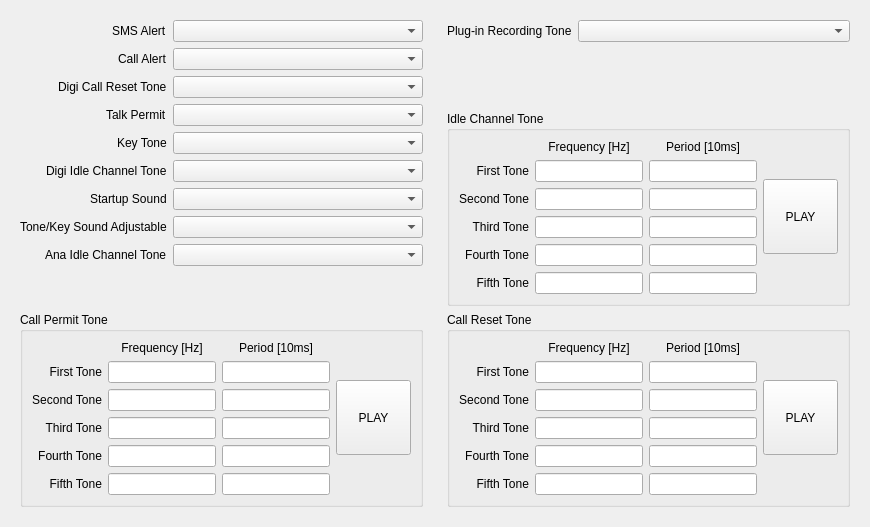
     <widget class="QWidget" name="alertToneTab">
      <attribute name="title">
       <string>Alert Tone</string>
      </attribute>
      <layout class="QHBoxLayout" name="horizontalLayout_19">
       <item>
        <widget class="QWidget" name="widget_7" native="true">
         <layout class="QVBoxLayout" name="verticalLayout_6">
          <item>
           <layout class="QFormLayout" name="formLayout_15">
            <property name="labelAlignment">
             <set>Qt::AlignmentFlag::AlignRight|Qt::AlignmentFlag::AlignTrailing|Qt::AlignmentFlag::AlignVCenter</set>
            </property>
            <item row="0" column="0">
             <widget class="QLabel" name="label_147">
              <property name="text">
               <string>SMS Alert</string>
              </property>
             </widget>
            </item>
            <item row="0" column="1">
             <widget class="QComboBox" name="smsAlertCmbx"/>
            </item>
            <item row="1" column="0">
             <widget class="QLabel" name="label_148">
              <property name="text">
               <string>Call Alert</string>
              </property>
             </widget>
            </item>
            <item row="2" column="0">
             <widget class="QLabel" name="label_149">
              <property name="text">
               <string>Digi Call Reset Tone</string>
              </property>
             </widget>
            </item>
            <item row="3" column="0">
             <widget class="QLabel" name="label_150">
              <property name="text">
               <string>Talk Permit</string>
              </property>
             </widget>
            </item>
            <item row="4" column="0">
             <widget class="QLabel" name="label_151">
              <property name="text">
               <string>Key Tone</string>
              </property>
             </widget>
            </item>
            <item row="5" column="0">
             <widget class="QLabel" name="label_152">
              <property name="text">
               <string>Digi Idle Channel Tone</string>
              </property>
             </widget>
            </item>
            <item row="6" column="0">
             <widget class="QLabel" name="label_153">
              <property name="text">
               <string>Startup Sound</string>
              </property>
             </widget>
            </item>
            <item row="7" column="0">
             <widget class="QLabel" name="label_154">
              <property name="text">
               <string>Tone/Key Sound Adjustable</string>
              </property>
             </widget>
            </item>
            <item row="8" column="0">
             <widget class="QLabel" name="label_155">
              <property name="text">
               <string>Ana Idle Channel Tone</string>
              </property>
             </widget>
            </item>
            <item row="1" column="1">
             <widget class="QComboBox" name="callAlertCmbx"/>
            </item>
            <item row="2" column="1">
             <widget class="QComboBox" name="digiCallResetToneCmbx"/>
            </item>
            <item row="3" column="1">
             <widget class="QComboBox" name="talkPermitCmbx"/>
            </item>
            <item row="4" column="1">
             <widget class="QComboBox" name="keyToneCmbx"/>
            </item>
            <item row="5" column="1">
             <widget class="QComboBox" name="digiIdleChannelToneCmbx"/>
            </item>
            <item row="6" column="1">
             <widget class="QComboBox" name="startupSoundCmbx"/>
            </item>
            <item row="7" column="1">
             <widget class="QComboBox" name="toneKeySoundAdjustableCmbx"/>
            </item>
            <item row="8" column="1">
             <widget class="QComboBox" name="analogIdleChannelToneCmbx"/>
            </item>
           </layout>
          </item>
          <item>
           <spacer name="verticalSpacer_6">
            <property name="orientation">
             <enum>Qt::Orientation::Vertical</enum>
            </property>
            <property name="sizeHint" stdset="0">
             <size>
              <width>20</width>
              <height>40</height>
             </size>
            </property>
           </spacer>
          </item>
          <item>
           <widget class="QGroupBox" name="groupBox_7">
            <property name="title">
             <string>Call Permit Tone</string>
            </property>
            <layout class="QHBoxLayout" name="horizontalLayout_22">
             <item>
              <layout class="QGridLayout" name="gridLayout_5">
               <item row="4" column="0">
                <widget class="QLabel" name="label_140">
                 <property name="text">
                  <string>Fourth Tone</string>
                 </property>
                 <property name="alignment">
                  <set>Qt::AlignmentFlag::AlignRight|Qt::AlignmentFlag::AlignTrailing|Qt::AlignmentFlag::AlignVCenter</set>
                 </property>
                </widget>
               </item>
               <item row="2" column="0">
                <widget class="QLabel" name="label_141">
                 <property name="text">
                  <string>Second Tone</string>
                 </property>
                 <property name="alignment">
                  <set>Qt::AlignmentFlag::AlignRight|Qt::AlignmentFlag::AlignTrailing|Qt::AlignmentFlag::AlignVCenter</set>
                 </property>
                </widget>
               </item>
               <item row="2" column="2">
                <widget class="QLineEdit" name="callPermitSecondToneFreqTxt">
                 <property name="alignment">
                  <set>Qt::AlignmentFlag::AlignCenter</set>
                 </property>
                </widget>
               </item>
               <item row="0" column="3">
                <widget class="QLabel" name="label_142">
                 <property name="text">
                  <string>Period [10ms]</string>
                 </property>
                 <property name="alignment">
                  <set>Qt::AlignmentFlag::AlignCenter</set>
                 </property>
                </widget>
               </item>
               <item row="1" column="0">
                <widget class="QLabel" name="label_143">
                 <property name="text">
                  <string>First Tone</string>
                 </property>
                 <property name="alignment">
                  <set>Qt::AlignmentFlag::AlignRight|Qt::AlignmentFlag::AlignTrailing|Qt::AlignmentFlag::AlignVCenter</set>
                 </property>
                </widget>
               </item>
               <item row="5" column="0">
                <widget class="QLabel" name="label_144">
                 <property name="text">
                  <string>Fifth Tone</string>
                 </property>
                 <property name="alignment">
                  <set>Qt::AlignmentFlag::AlignRight|Qt::AlignmentFlag::AlignTrailing|Qt::AlignmentFlag::AlignVCenter</set>
                 </property>
                </widget>
               </item>
               <item row="0" column="2">
                <widget class="QLabel" name="label_145">
                 <property name="text">
                  <string>Frequency [Hz]</string>
                 </property>
                 <property name="alignment">
                  <set>Qt::AlignmentFlag::AlignCenter</set>
                 </property>
                </widget>
               </item>
               <item row="3" column="0">
                <widget class="QLabel" name="label_146">
                 <property name="text">
                  <string>Third Tone</string>
                 </property>
                 <property name="alignment">
                  <set>Qt::AlignmentFlag::AlignRight|Qt::AlignmentFlag::AlignTrailing|Qt::AlignmentFlag::AlignVCenter</set>
                 </property>
                </widget>
               </item>
               <item row="1" column="2">
                <widget class="QLineEdit" name="callPermitFirstToneFreqTxt">
                 <property name="alignment">
                  <set>Qt::AlignmentFlag::AlignCenter</set>
                 </property>
                </widget>
               </item>
               <item row="3" column="2">
                <widget class="QLineEdit" name="callPermitThirdToneFreqTxt">
                 <property name="alignment">
                  <set>Qt::AlignmentFlag::AlignCenter</set>
                 </property>
                </widget>
               </item>
               <item row="4" column="2">
                <widget class="QLineEdit" name="callPermitFourthToneFreqTxt">
                 <property name="alignment">
                  <set>Qt::AlignmentFlag::AlignCenter</set>
                 </property>
                </widget>
               </item>
               <item row="5" column="2">
                <widget class="QLineEdit" name="callPermitFifthToneFreqTxt">
                 <property name="alignment">
                  <set>Qt::AlignmentFlag::AlignCenter</set>
                 </property>
                </widget>
               </item>
               <item row="1" column="3">
                <widget class="QLineEdit" name="callPermitFirstTonePeriodTxt">
                 <property name="alignment">
                  <set>Qt::AlignmentFlag::AlignCenter</set>
                 </property>
                </widget>
               </item>
               <item row="2" column="3">
                <widget class="QLineEdit" name="callPermitSecondTonePeriodTxt">
                 <property name="alignment">
                  <set>Qt::AlignmentFlag::AlignCenter</set>
                 </property>
                </widget>
               </item>
               <item row="3" column="3">
                <widget class="QLineEdit" name="callPermitThirdTonePeriodTxt">
                 <property name="alignment">
                  <set>Qt::AlignmentFlag::AlignCenter</set>
                 </property>
                </widget>
               </item>
               <item row="4" column="3">
                <widget class="QLineEdit" name="callPermitFourthTonePeriodTxt">
                 <property name="alignment">
                  <set>Qt::AlignmentFlag::AlignCenter</set>
                 </property>
                </widget>
               </item>
               <item row="5" column="3">
                <widget class="QLineEdit" name="callPermitFifthTonePeriodTxt">
                 <property name="alignment">
                  <set>Qt::AlignmentFlag::AlignCenter</set>
                 </property>
                </widget>
               </item>
              </layout>
             </item>
             <item>
              <widget class="QPushButton" name="callPermitPlayBtn">
               <property name="minimumSize">
                <size>
                 <width>0</width>
                 <height>75</height>
                </size>
               </property>
               <property name="maximumSize">
                <size>
                 <width>75</width>
                 <height>16777215</height>
                </size>
               </property>
               <property name="text">
                <string>PLAY</string>
               </property>
              </widget>
             </item>
            </layout>
           </widget>
          </item>
         </layout>
        </widget>
       </item>
       <item>
        <widget class="QWidget" name="widget_8" native="true">
         <layout class="QVBoxLayout" name="verticalLayout_5">
          <item>
           <layout class="QFormLayout" name="formLayout_14">
            <item row="0" column="1">
             <widget class="QComboBox" name="pluginRecordingToneCmbx"/>
            </item>
            <item row="0" column="0">
             <widget class="QLabel" name="label_139">
              <property name="text">
               <string>Plug-in Recording Tone</string>
              </property>
             </widget>
            </item>
           </layout>
          </item>
          <item>
           <spacer name="verticalSpacer_7">
            <property name="orientation">
             <enum>Qt::Orientation::Vertical</enum>
            </property>
            <property name="sizeHint" stdset="0">
             <size>
              <width>20</width>
              <height>40</height>
             </size>
            </property>
           </spacer>
          </item>
          <item>
           <widget class="QGroupBox" name="groupBox_5">
            <property name="title">
             <string>Idle Channel Tone</string>
            </property>
            <layout class="QHBoxLayout" name="horizontalLayout_20">
             <item>
              <layout class="QGridLayout" name="gridLayout_3">
               <item row="4" column="0">
                <widget class="QLabel" name="label_125">
                 <property name="text">
                  <string>Fourth Tone</string>
                 </property>
                 <property name="alignment">
                  <set>Qt::AlignmentFlag::AlignRight|Qt::AlignmentFlag::AlignTrailing|Qt::AlignmentFlag::AlignVCenter</set>
                 </property>
                </widget>
               </item>
               <item row="2" column="0">
                <widget class="QLabel" name="label_126">
                 <property name="text">
                  <string>Second Tone</string>
                 </property>
                 <property name="alignment">
                  <set>Qt::AlignmentFlag::AlignRight|Qt::AlignmentFlag::AlignTrailing|Qt::AlignmentFlag::AlignVCenter</set>
                 </property>
                </widget>
               </item>
               <item row="2" column="2">
                <widget class="QLineEdit" name="idleChannelSecondToneFreqTxt">
                 <property name="alignment">
                  <set>Qt::AlignmentFlag::AlignCenter</set>
                 </property>
                </widget>
               </item>
               <item row="0" column="3">
                <widget class="QLabel" name="label_127">
                 <property name="text">
                  <string>Period [10ms]</string>
                 </property>
                 <property name="alignment">
                  <set>Qt::AlignmentFlag::AlignCenter</set>
                 </property>
                </widget>
               </item>
               <item row="1" column="0">
                <widget class="QLabel" name="label_128">
                 <property name="text">
                  <string>First Tone</string>
                 </property>
                 <property name="alignment">
                  <set>Qt::AlignmentFlag::AlignRight|Qt::AlignmentFlag::AlignTrailing|Qt::AlignmentFlag::AlignVCenter</set>
                 </property>
                </widget>
               </item>
               <item row="5" column="0">
                <widget class="QLabel" name="label_129">
                 <property name="text">
                  <string>Fifth Tone</string>
                 </property>
                 <property name="alignment">
                  <set>Qt::AlignmentFlag::AlignRight|Qt::AlignmentFlag::AlignTrailing|Qt::AlignmentFlag::AlignVCenter</set>
                 </property>
                </widget>
               </item>
               <item row="0" column="2">
                <widget class="QLabel" name="label_130">
                 <property name="text">
                  <string>Frequency [Hz]</string>
                 </property>
                 <property name="alignment">
                  <set>Qt::AlignmentFlag::AlignCenter</set>
                 </property>
                </widget>
               </item>
               <item row="3" column="0">
                <widget class="QLabel" name="label_131">
                 <property name="text">
                  <string>Third Tone</string>
                 </property>
                 <property name="alignment">
                  <set>Qt::AlignmentFlag::AlignRight|Qt::AlignmentFlag::AlignTrailing|Qt::AlignmentFlag::AlignVCenter</set>
                 </property>
                </widget>
               </item>
               <item row="1" column="2">
                <widget class="QLineEdit" name="idleChannelFirstToneFreqTxt">
                 <property name="alignment">
                  <set>Qt::AlignmentFlag::AlignCenter</set>
                 </property>
                </widget>
               </item>
               <item row="3" column="2">
                <widget class="QLineEdit" name="idleChannelThirdToneFreqTxt">
                 <property name="alignment">
                  <set>Qt::AlignmentFlag::AlignCenter</set>
                 </property>
                </widget>
               </item>
               <item row="4" column="2">
                <widget class="QLineEdit" name="idleChannelFourthToneFreqTxt">
                 <property name="alignment">
                  <set>Qt::AlignmentFlag::AlignCenter</set>
                 </property>
                </widget>
               </item>
               <item row="5" column="2">
                <widget class="QLineEdit" name="idleChannelFifthToneFreqTxt">
                 <property name="alignment">
                  <set>Qt::AlignmentFlag::AlignCenter</set>
                 </property>
                </widget>
               </item>
               <item row="1" column="3">
                <widget class="QLineEdit" name="idleChannelFirstTonePeriodTxt">
                 <property name="alignment">
                  <set>Qt::AlignmentFlag::AlignCenter</set>
                 </property>
                </widget>
               </item>
               <item row="2" column="3">
                <widget class="QLineEdit" name="idleChannelSecondTonePeriodTxt">
                 <property name="alignment">
                  <set>Qt::AlignmentFlag::AlignCenter</set>
                 </property>
                </widget>
               </item>
               <item row="3" column="3">
                <widget class="QLineEdit" name="idleChannelThirdTonePeriodTxt">
                 <property name="alignment">
                  <set>Qt::AlignmentFlag::AlignCenter</set>
                 </property>
                </widget>
               </item>
               <item row="4" column="3">
                <widget class="QLineEdit" name="idleChannelFourthTonePeriodTxt">
                 <property name="alignment">
                  <set>Qt::AlignmentFlag::AlignCenter</set>
                 </property>
                </widget>
               </item>
               <item row="5" column="3">
                <widget class="QLineEdit" name="idleChannelFifthTonePeriodTxt">
                 <property name="alignment">
                  <set>Qt::AlignmentFlag::AlignCenter</set>
                 </property>
                </widget>
               </item>
              </layout>
             </item>
             <item>
              <widget class="QPushButton" name="idleChannelPlayBtn">
               <property name="minimumSize">
                <size>
                 <width>0</width>
                 <height>75</height>
                </size>
               </property>
               <property name="maximumSize">
                <size>
                 <width>75</width>
                 <height>16777215</height>
                </size>
               </property>
               <property name="text">
                <string>PLAY</string>
               </property>
              </widget>
             </item>
            </layout>
           </widget>
          </item>
          <item>
           <widget class="QGroupBox" name="groupBox_6">
            <property name="title">
             <string>Call Reset Tone</string>
            </property>
            <layout class="QHBoxLayout" name="horizontalLayout_21">
             <item>
              <layout class="QGridLayout" name="gridLayout_4">
               <item row="4" column="0">
                <widget class="QLabel" name="label_132">
                 <property name="text">
                  <string>Fourth Tone</string>
                 </property>
                 <property name="alignment">
                  <set>Qt::AlignmentFlag::AlignRight|Qt::AlignmentFlag::AlignTrailing|Qt::AlignmentFlag::AlignVCenter</set>
                 </property>
                </widget>
               </item>
               <item row="2" column="0">
                <widget class="QLabel" name="label_133">
                 <property name="text">
                  <string>Second Tone</string>
                 </property>
                 <property name="alignment">
                  <set>Qt::AlignmentFlag::AlignRight|Qt::AlignmentFlag::AlignTrailing|Qt::AlignmentFlag::AlignVCenter</set>
                 </property>
                </widget>
               </item>
               <item row="2" column="2">
                <widget class="QLineEdit" name="callResetSecondToneFreqTxt">
                 <property name="alignment">
                  <set>Qt::AlignmentFlag::AlignCenter</set>
                 </property>
                </widget>
               </item>
               <item row="0" column="3">
                <widget class="QLabel" name="label_134">
                 <property name="text">
                  <string>Period [10ms]</string>
                 </property>
                 <property name="alignment">
                  <set>Qt::AlignmentFlag::AlignCenter</set>
                 </property>
                </widget>
               </item>
               <item row="1" column="0">
                <widget class="QLabel" name="label_135">
                 <property name="text">
                  <string>First Tone</string>
                 </property>
                 <property name="alignment">
                  <set>Qt::AlignmentFlag::AlignRight|Qt::AlignmentFlag::AlignTrailing|Qt::AlignmentFlag::AlignVCenter</set>
                 </property>
                </widget>
               </item>
               <item row="5" column="0">
                <widget class="QLabel" name="label_136">
                 <property name="text">
                  <string>Fifth Tone</string>
                 </property>
                 <property name="alignment">
                  <set>Qt::AlignmentFlag::AlignRight|Qt::AlignmentFlag::AlignTrailing|Qt::AlignmentFlag::AlignVCenter</set>
                 </property>
                </widget>
               </item>
               <item row="0" column="2">
                <widget class="QLabel" name="label_137">
                 <property name="text">
                  <string>Frequency [Hz]</string>
                 </property>
                 <property name="alignment">
                  <set>Qt::AlignmentFlag::AlignCenter</set>
                 </property>
                </widget>
               </item>
               <item row="3" column="0">
                <widget class="QLabel" name="label_138">
                 <property name="text">
                  <string>Third Tone</string>
                 </property>
                 <property name="alignment">
                  <set>Qt::AlignmentFlag::AlignRight|Qt::AlignmentFlag::AlignTrailing|Qt::AlignmentFlag::AlignVCenter</set>
                 </property>
                </widget>
               </item>
               <item row="1" column="2">
                <widget class="QLineEdit" name="callResetFirstToneFreqTxt">
                 <property name="alignment">
                  <set>Qt::AlignmentFlag::AlignCenter</set>
                 </property>
                </widget>
               </item>
               <item row="3" column="2">
                <widget class="QLineEdit" name="callResetThirdToneFreqTxt">
                 <property name="alignment">
                  <set>Qt::AlignmentFlag::AlignCenter</set>
                 </property>
                </widget>
               </item>
               <item row="4" column="2">
                <widget class="QLineEdit" name="callResetFourthToneFreqTxt">
                 <property name="alignment">
                  <set>Qt::AlignmentFlag::AlignCenter</set>
                 </property>
                </widget>
               </item>
               <item row="5" column="2">
                <widget class="QLineEdit" name="callResetFifthToneFreqTxt">
                 <property name="alignment">
                  <set>Qt::AlignmentFlag::AlignCenter</set>
                 </property>
                </widget>
               </item>
               <item row="1" column="3">
                <widget class="QLineEdit" name="callResetFirstTonePeriodTxt">
                 <property name="alignment">
                  <set>Qt::AlignmentFlag::AlignCenter</set>
                 </property>
                </widget>
               </item>
               <item row="2" column="3">
                <widget class="QLineEdit" name="callResetSecondTonePeriodTxt">
                 <property name="alignment">
                  <set>Qt::AlignmentFlag::AlignCenter</set>
                 </property>
                </widget>
               </item>
               <item row="3" column="3">
                <widget class="QLineEdit" name="callResetThirdTonePeriodTxt">
                 <property name="alignment">
                  <set>Qt::AlignmentFlag::AlignCenter</set>
                 </property>
                </widget>
               </item>
               <item row="4" column="3">
                <widget class="QLineEdit" name="callResetFourthTonePeriodTxt">
                 <property name="alignment">
                  <set>Qt::AlignmentFlag::AlignCenter</set>
                 </property>
                </widget>
               </item>
               <item row="5" column="3">
                <widget class="QLineEdit" name="callResetFifthTonePeriodTxt">
                 <property name="alignment">
                  <set>Qt::AlignmentFlag::AlignCenter</set>
                 </property>
                </widget>
               </item>
              </layout>
             </item>
             <item>
              <widget class="QPushButton" name="callResetPlayBtn">
               <property name="minimumSize">
                <size>
                 <width>0</width>
                 <height>75</height>
                </size>
               </property>
               <property name="maximumSize">
                <size>
                 <width>75</width>
                 <height>16777215</height>
                </size>
               </property>
               <property name="text">
                <string>PLAY</string>
               </property>
              </widget>
             </item>
            </layout>
           </widget>
          </item>
         </layout>
        </widget>
       </item>
      </layout>
     </widget>
